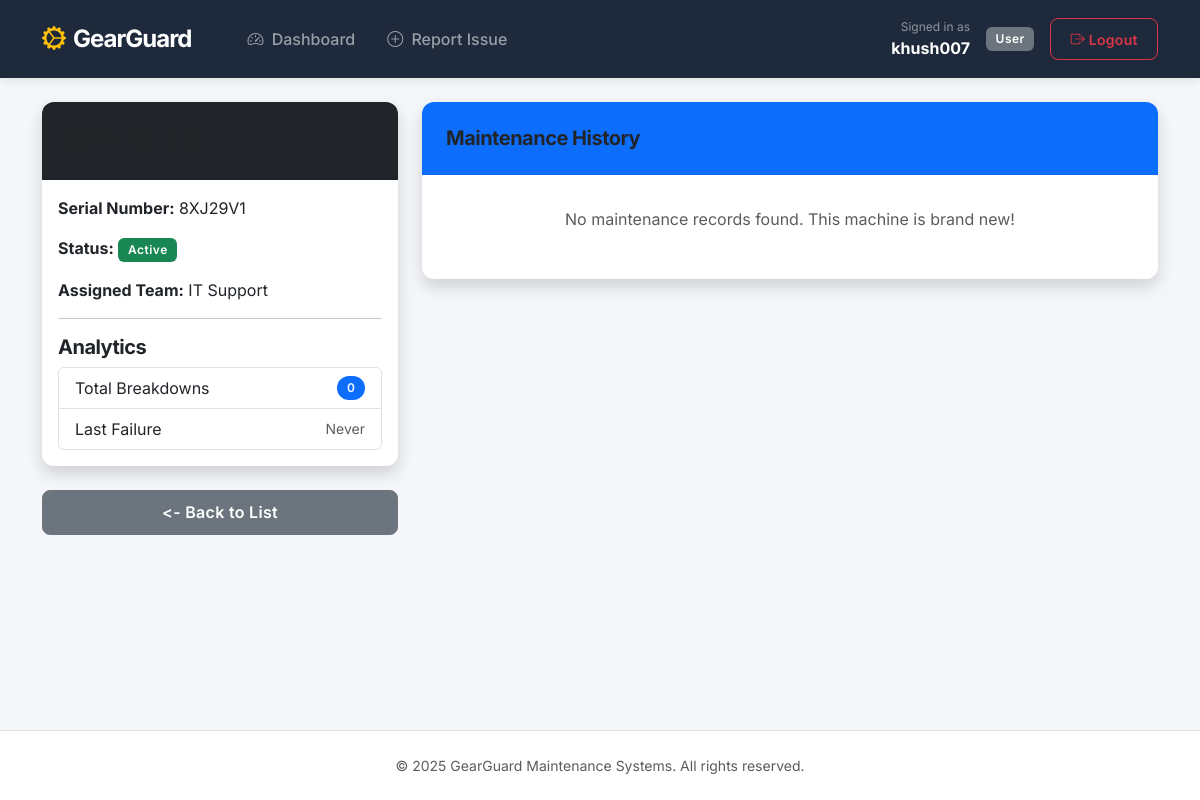
Page /equipment/1 (signed in) on the committed database.
### models/user.py (models this page shows, shortened)
class User(UserMixin, db.Model):
    id = db.Column(db.Integer, primary_key=True)
    username = db.Column(db.String(150), unique=True, nullable=False)
    email = db.Column(db.String(150), unique=True, nullable=True)
    password_hash = db.Column(db.String(200), nullable=True)
    role = db.Column(db.String(50), default='User')
    team_id = db.Column(db.Integer, db.ForeignKey('team.id'), nullable=True)

### models/equipment.py (models this page shows)
class Equipment(db.Model):
    id = db.Column(db.Integer, primary_key=True)
    name = db.Column(db.String(100), nullable=False)
    serial_number = db.Column(db.String(50), unique=True, nullable=False)
    location = db.Column(db.String(100), nullable=True)
    warranty_expiration = db.Column(db.Date, nullable=True)
    team_id = db.Column(db.Integer, db.ForeignKey('team.id'))
    status = db.Column(db.String(20), default='Active')
    assigned_team = db.relationship('Team', backref='equipment_list')

### models/team.py (models this page shows)
class Team(db.Model):
    id = db.Column(db.Integer, primary_key=True)
    name = db.Column(db.String(100), nullable=False) # e.g., "IT Support"
    members = db.relationship('User', backref='team', lazy=True)

### app.py (the view)
@app.route('/equipment/<int:id>')
@login_required
def view_equipment(id):
    asset = Equipment.query.get_or_404(id)
    history = MaintenanceRequest.query.filter_by(equipment_id=id).order_by(MaintenanceRequest.created_at.desc()).all()
    stats = {'total': len(history), 'last': history[0].created_at.strftime('%Y-%m-%d') if history else "Never"}
    return render_template('equipment/view.html', asset=asset, history=history, stats=stats)

### app.py (called while the page is built)
@login_manager.user_loader
def load_user(user_id):
    return db.session.get(User, int(user_id))

@app.before_request
def create_tables():
    if getattr(app, 'tables_created', False):
        return
    app.tables_created = True
    with app.app_context():
        db.create_all()

@app.context_processor
def inject_now():
    return {'now': datetime.utcnow}

### templates/equipment/view.html
{% extends "layouts/base.html" %}
{% block content %}
<div class="row">
    <div class="col-md-4">
        <div class="card shadow mb-4">
            <div class="card-header bg-dark text-white">
                <h4 class="m-0">{{ asset.name }}</h4>
            </div>
            <div class="card-body">
                <p><strong>Serial Number:</strong> {{ asset.serial_number }}</p>
                <p><strong>Status:</strong>
                    <span class="badge {% if asset.status == 'Active' %}bg-success{% else %}bg-danger{% endif %}">
                        {{ asset.status }}
                    </span>
                </p>
                <p><strong>Assigned Team:</strong> {{ asset.assigned_team.name }}</p>
                <hr>
                <h5>Analytics</h5>
                <ul class="list-group">
                    <li class="list-group-item d-flex justify-content-between align-items-center">
                        Total Breakdowns
                        <span class="badge bg-primary rounded-pill">{{ stats.total }}</span>
                    </li>
                    <li class="list-group-item d-flex justify-content-between align-items-center">
                        Last Failure
                        <small class="text-muted">{{ stats.last }}</small>
                    </li>
                </ul>
            </div>
        </div>
        <a href="/equipment" class="btn btn-secondary w-100"><- Back to List</a>
    </div>
    <div class="col-md-8">
        <div class="card shadow">
            <div class="card-header bg-primary text-white">
                <h5 class="m-0">Maintenance History</h5>
            </div>
            <div class="card-body">
                {% if history %}
                <div class="table-responsive">
                    <table class="table table-hover">
                        <thead>
                            <tr>
                                <th>Date</th>
                                <th>Issue / Task</th>
                                <th>Type</th>
                                <th>Status</th>
                            </tr>
                        </thead>
                        <tbody>
                            {% for req in history %}
                            <tr>
                                <td>{{ req.created_at.strftime('%Y-%m-%d') }}</td>
                                <td>{{ req.title }}</td>
                                <td>
                                    {% if req.request_type == 'Preventive' %}
                                    <span class="badge bg-info text-dark">Routine</span>
                                    {% else %}
                                    <span class="badge bg-warning text-dark">Breakdown</span>
                                    {% endif %}
                                </td>
                                <td>
                                    {% if req.status == 'New' %}<span class="badge bg-danger">New</span>
                                    {% elif req.status == 'In Progress' %}<span class="badge bg-primary">In Progress</span>
                                    {% else %}<span class="badge bg-success">Done</span>{% endif %}
                                </td>
                            </tr>
                            {% endfor %}
                        </tbody>
                    </table>
                </div>
                {% else %}
                <p class="text-muted text-center p-3">No maintenance records found. This machine is brand new!</p>
                {% endif %}
            </div>
        </div>
    </div>
</div>
{% endblock %}

### templates/layouts/base.html (shortened to what this page needs)
<!DOCTYPE html>
<html lang="en">
<head>
    <link href="https://cdn.jsdelivr.net/npm/bootstrap@5.3.0/dist/css/bootstrap.min.css" rel="stylesheet">
    <link rel="stylesheet" href="https://cdn.jsdelivr.net/npm/bootstrap-icons@1.11.0/font/bootstrap-icons.css">
    <link rel="stylesheet" href="https://cdnjs.cloudflare.com/ajax/libs/animate.css/4.1.1/animate.min.css"/>
    <link rel="stylesheet" href="{{ url_for('static', filename='css/style.css') }}">
</head>
<body class="d-flex flex-column min-vh-100">
    <nav class="navbar navbar-expand-lg navbar-dark bg-dark py-3 mb-4">
        <div class="container">
            <a class="navbar-brand fw-bold d-flex align-items-center" href="/">
                <i class="bi bi-gear-wide-connected text-warning me-2 fs-4"></i>
                GearGuard
            </a>
            <div class="collapse navbar-collapse" id="navbarNav">
                <ul class="navbar-nav me-auto ms-lg-4">
                    <li class="nav-item">
                        <a class="nav-link" href="/"><i class="bi bi-speedometer2 me-1"></i> Dashboard</a>
                    </li>
                    {% if current_user.is_authenticated and current_user.role != 'Admin' %}
                         <li class="nav-item">
                            <a class="nav-link" href="/request/create"><i class="bi bi-plus-circle me-1"></i> Report Issue</a>
                        </li>
                    {% endif %}
                </ul>
                <div class="d-flex align-items-center">
                    {% if current_user.is_authenticated %}
                        <div class="text-end me-3 d-none d-lg-block">
                            <small class="text-white-50 d-block" style="font-size: 0.75rem;">Signed in as</small>
                            <span class="text-white fw-bold">{{ current_user.username }}</span>
                        </div>
                        <span class="badge {% if current_user.role == 'Admin' %}bg-warning text-dark{% else %}bg-secondary{% endif %} me-3">
                            {{ current_user.role }}
                        </span>
                        <a href="/logout" class="btn btn-outline-danger btn-sm">
                            <i class="bi bi-box-arrow-right"></i> Logout
                        </a>
                    {% endif %}
                </div>
            </div>
        </div>
    </nav>
    <div class="container flex-grow-1">
        {% block content %}{% endblock %}
    </div>
    <footer class="bg-white border-top py-4 mt-5 text-center text-muted small">
        <div class="container">
            <p class="mb-0">© 2025 GearGuard Maintenance Systems. All rights reserved.</p>
        </div>
    </footer>
</body>
</html>

### static/css/style.css (style rules this page uses)
:root { --font-main: 'Inter', system-ui, -apple-system, sans-serif; --primary-color: #0d6efd; --secondary-color: #6c757d; --success-color: #198754; --danger-color: #dc3545; --dark-color: #212529; --bg-body: #f3f5f9; --card-shadow: 0 10px 20px rgba(0,0,0,0.05), 0 6px 6px rgba(0,0,0,0.05); --hover-shadow: 0 15px 30px rgba(0,0,0,0.1), 0 10px 10px rgba(0,0,0,0.05); --border-radius: 12px; }
body { font-family: var(--font-main); background-color: var(--bg-body); color: #495057; -webkit-font-smoothing: antialiased; }
h1, h2, h3, h4, h5, h6 { color: var(--dark-color); font-weight: 700; letter-spacing: -0.5px; }
a { text-decoration: none; transition: all 0.2s ease; }
.card { border: none; border-radius: var(--border-radius); box-shadow: var(--card-shadow); transition: transform 0.2s ease, box-shadow 0.2s ease; background: #ffffff; overflow: hidden; }
.card-header { background-color: #ffffff; border-bottom: 1px solid rgba(0,0,0,0.05); padding: 1.5rem; font-weight: 600; }
.btn { border-radius: 8px; padding: 0.6rem 1.2rem; font-weight: 600; letter-spacing: 0.3px; transition: all 0.2s ease; }
.navbar { background: #1e293b !important; box-shadow: 0 4px 12px rgba(0,0,0,0.1); padding-top: 1rem; padding-bottom: 1rem; }
.navbar-brand { font-weight: 800; font-size: 1.5rem; letter-spacing: -1px; }
.nav-link { font-weight: 500; padding: 0.5rem 1rem !important; border-radius: 6px; }
.badge { padding: 0.5em 0.8em; font-weight: 600; letter-spacing: 0.5px; }

### templates/layouts/base.html (style rules this page uses)
body { font-family: 'Inter', sans-serif; background-color: #f4f6f9; }
.navbar { box-shadow: 0 2px 10px rgba(0,0,0,0.1); }
.nav-link { transition: color 0.2s; font-weight: 500; }

### rows in the picture
User: username "khush007", role "User"
Equipment: serial_number "8XJ29V1", status "Active"
Team: assigned_team.name "IT Support"

### other values in the picture
{{ stats.total }} "0"
{{ stats.last }} "Never"
